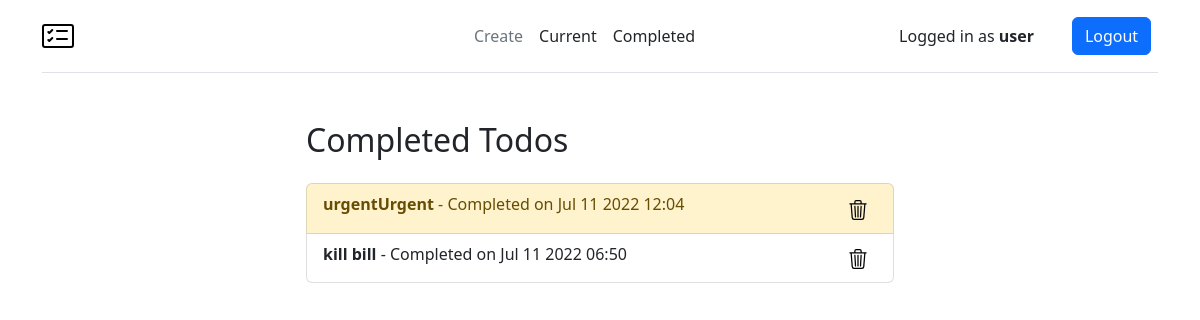
The app's page /completed/ (signed in), older data.
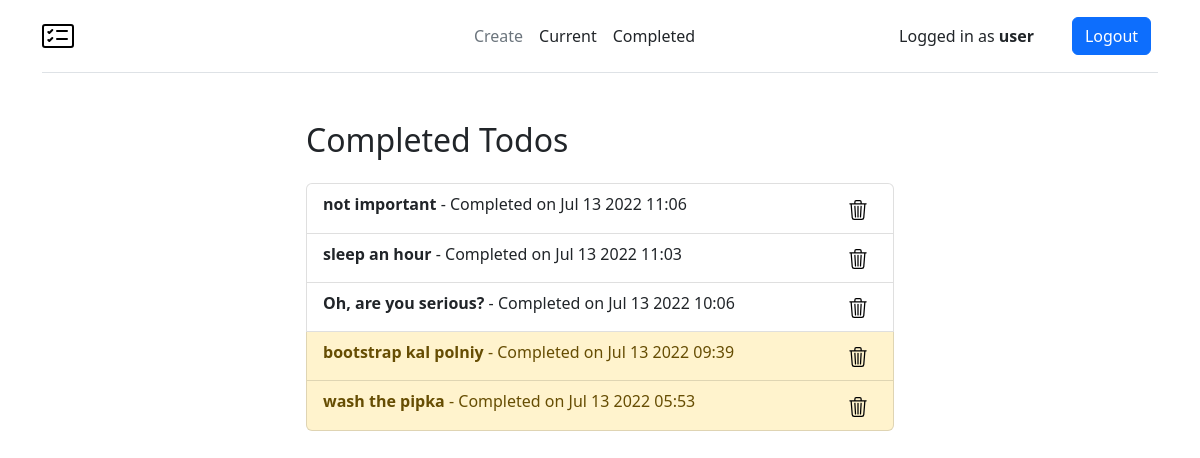
The same page, newer data.
### todo/models.py (models this page shows, shortened)
class Todo(models.Model):
    title = models.CharField(max_length=100)
    description = models.TextField(blank=True) #blank=True -> необязательно к заполнению
    important = models.BooleanField(default=False)
    created = models.DateTimeField(auto_now_add=True)
    datecompleted = models.DateTimeField(null=True, blank=True) #null=True -> необязательно к заполнению
    user = models.ForeignKey(User, on_delete=models.CASCADE)

### todo/views.py (the view)
# urls.py: path('completed/', views.completedtodos, name='completedtodos'),
@login_required
def completedtodos(request):
    todos = Todo.objects.filter(user=request.user, datecompleted__isnull=False).order_by('-datecompleted')
    return render(request, 'todo/completedtodos.html', {'todos':todos})

### todo/templates/todo/completedtodos.html (shortened to what this page needs)
{% extends "todo/base.html" %}
{% load static %}
{% block content %}
    <div class="row justify-content-center mt-5">
        <div class="col-md-6">
            <h2>Completed Todos</h2>
        </div>
    </div>
    <div class="row justify-content-center mt-3">
        <div class="col-md-6">
            <div class="list-group">
                {% for todo in todos %}
                    <a href="{% url 'viewtodo' todo.id %}" class="list-group-item d-flex justify-content-between list-group-item-action{% if todo.important %} list-group-item-warning{% endif %}">
                        <div><b>{{ todo.title }}</b> - Completed on {{ todo.datecompleted|date:'M j Y H:i' }}</div>
                        <form style="display: inline" method="POST" action="{% url 'deletetodo' todo.id %}">
                            <button id="delete" type="submit" class="btn btn-sm" data-toggle="tooltip" title="Delete">
                                <img src="{% static 'todo/trash3.svg' %}" alt="Bootstrap" width="20" height="20">
                            </button>
                        </form>
                    </a>
                {% endfor %}
            </div>
        </div>
    </div>
{% endblock %}

### todo/templates/todo/base.html (shortened to what this page needs)
<!doctype html>
<html lang="en">
<head>
    {% load static %}
    <link rel="stylesheet" href="{% static 'todo/css/bootstrap.min.css' %}" type="text/css">
</head>
<body>
    <div class="container">
        <header class="d-flex flex-wrap align-items-center justify-content-center justify-content-md-between py-3 mb-4 border-bottom">
          <a href='/' class="d-flex align-items-center col-md-3 mb-2 mb-md-0 text-dark text-decoration-none">
            <img src="{% static 'todo/card-checklist.svg' %}" alt="Bootstrap" width="32" height="32" class="d-inline-block align-top">
          </a>
          <ul class="nav col-12 col-md-5 mb-2 justify-content-center mb-md-0">
            {% if user.is_authenticated %}
                <li><a href="{% url 'createtodo' %}" class="nav-link px-2 link-secondary">Create</a></li>
                <li><a href="{% url 'currenttodos' %}" class="nav-link px-2 link-dark">Current</a></li>
                <li><a href="{% url 'completedtodos' %}" class="nav-link px-2 link-dark">Completed</a></li>
            {% endif %}
          </ul>
            {% if user.is_authenticated %}
            <div class="col-md-2 text-end">
                Logged in as <b>{{ user.username }}</b>
            </div>
            <div class="col-md-1 text-center">
                <form action="{% url 'logoutuser' %}" method="POST">
                    <button type="submit" class="btn btn-primary">Logout</button>
                </form>
            </div>
            {% endif %}
    </header>
  </div>
{% block content %} {% endblock %}
</body>
</html>

Row changes from the older to the newer data that the page shows:
removed Todo: title "urgentUrgent", datecompleted "Jul 11 2022 12:04", important True (drawn)
removed Todo: title "kill bill", datecompleted "Jul 11 2022 06:50"
added Todo: title "not important", datecompleted "Jul 13 2022 11:06"
added Todo: title "sleep an hour", datecompleted "Jul 13 2022 11:03"
added Todo: title "Oh, are you serious?", datecompleted "Jul 13 2022 10:06"
added Todo: title "bootstrap kal polniy", datecompleted "Jul 13 2022 09:39", important True (drawn)
now on this page (row edited): Todo: title "wash the pipka", datecompleted "Jul 13 2022 05:53", important True (drawn)
